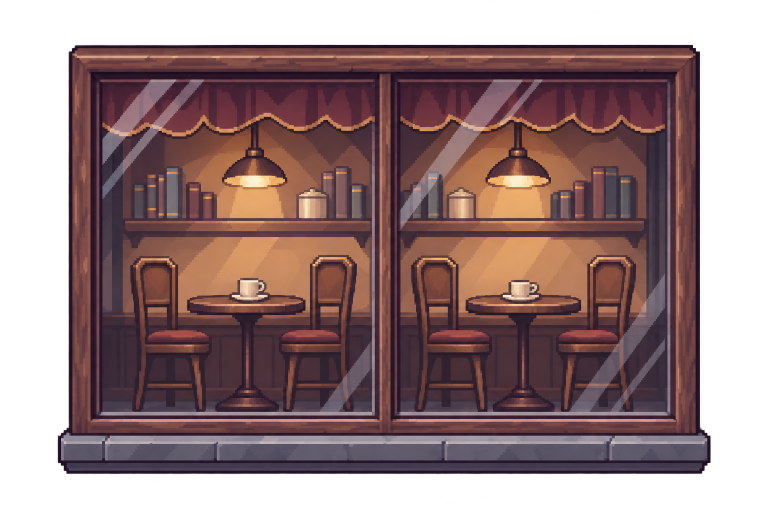
#> input picture arte/cenario_v2/mestres_gerados/vitrine_cafe.png, 1536 x 1024 px, found by its file name (shown at 1/2 size)
$ python converter_mestres.py sob-medida arte/cenario_v2/mestres_gerados/vitrine_cafe.png 184 104 saida.png
#> lines starting #> are read from the running program, lines starting #| are printed output that depends on the picture; after the words box and inside, x2 and y2 are one past the last pixel; in counts of white or black regions, pixels touching at a corner belong together
#!/usr/bin/env python3
"""Converte os mestres gerados (arte/cenario_v2/mestres_gerados) para a grade de pixels do jogo.

Lote (todos os objetos do manifesto, numa densidade):
    python3 tools/converter_mestres.py lote arte/cenario_v2/MANIFESTO_MODELOS.json arte/cenario_v2/mestres_gerados \\
        arte/cenario_v2/nativos 2 arte/cenario_v2/densidade_2

Sob medida (uma peça esticada para um retângulo exato, em pixels de arte; usado nas vitrines que cobrem janelas):
    python3 tools/converter_mestres.py sob-medida arte/cenario_v2/mestres_gerados/vitrine_cafe.png 184 104 saida.png

- densidade: px de arte por px de mundo (o pacote V2 veio em 4; o chão da rua é 2).
- Os "nativos" saem do Pixel Snapper (MIT; github.com/Hugo-Dz/spritefusion-pixel-snapper), que acha a grade dos
  pixels falsos de cada mestre e devolve a imagem com 1 pixel por bloco. Instalação isolada:
      python3 -m venv /tmp/ps && /tmp/ps/bin/pip install pixel-snapper
      /tmp/ps/bin/pixel-snapper arte/cenario_v2/mestres_gerados/<nome>.png arte/cenario_v2/nativos/<nome>.png 96
  Funciona nos mestres (pixels falsos nítidos); NÃO serve para a Kamila e outros sprites de bordas suaves.
Passos: recorta a área visível; reduz por média de área (cor pré-multiplicada); alfa 0/255; paleta limitada sem pontilhado;
refaz o contorno de 1 px (mais escuro embaixo/à direita, mais leve em cima/à esquerda, sempre rumo ao escuro comum #1d1927).
"""
import json
import pathlib
import sys

import numpy as np
from PIL import Image

ESCURO = np.array([0x1d, 0x19, 0x27], np.float64) / 255


def recorte(im):
    im = im.convert('RGBA')
#> im is the input picture: PIL image 1536x1024 RGBA; mean R, G, B, A 85.6, 56.6, 59.5, 174.4
    return im.crop(im.getchannel('A').point(lambda v: 255 if v >= 128 else 0).getbbox())
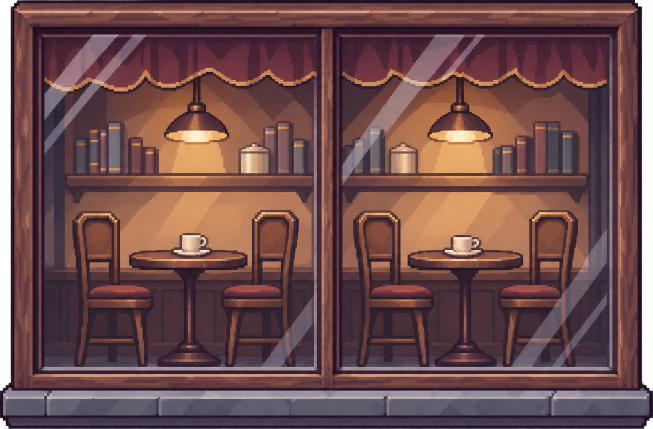
#> returned value: PIL image 1305x858 RGBA (shown at 1/2 size); mean R, G, B, A 104.9, 70, 70.7, 244.9; transparent parts drawn white


def reduzir(im, w, h):
#> called with w = 184, h = 104
    a = np.asarray(im.convert('RGBA')).astype(np.float64) / 255
    pre = np.concatenate([a[..., :3] * a[..., 3:4], a[..., 3:4]], axis=2)
    r = np.asarray(Image.fromarray((pre * 255).round().astype(np.uint8), 'RGBA').resize((w, h), Image.BOX)).astype(np.float64) / 255
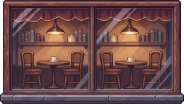
#> r: shape (104, 184, 4) float64; mean R, G, B, A 0.399, 0.267, 0.268, 0.96; transparent parts drawn white
    al = r[..., 3]
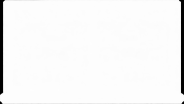
#> al: shape (104, 184) float64; min 0, max 0.996, mean 0.96
    cor = np.where(al[..., None] > 1e-6, r[..., :3] / np.maximum(al[..., None], 1e-6), 0)
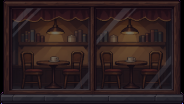
#> cor: shape (104, 184, 3) float64; mean R, G, B 0.403, 0.27, 0.271; drawn with min black and max white
#> in peca, `cor, op = reduzir(fonte, w, h)`: op: shape (104, 184) bool; 97% white; 4 black regions (2 under 20 px), largest, box (x1, y1, x2, y2) and area: (0, 0, 5, 95) 285, (179, 0, 184, 95) 285
    return cor, al >= .5


def paleta(cor, n):
#> called with n = 64
    img = Image.fromarray((cor * 255).round().clip(0, 255).astype(np.uint8), 'RGB')
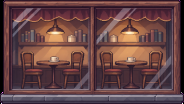
#> img: PIL image 184x104 RGB; mean R, G, B 102.8, 68.7, 69.1
    q = img.quantize(colors=n, method=Image.Quantize.MEDIANCUT, dither=Image.Dither.NONE).convert('RGB')
    return np.asarray(q).astype(np.float64) / 255
#> returned value: shape (104, 184, 3) float64


def contorno(cor, op):
    h, w = op.shape; out = cor.copy()
#> after `h, w = op.shape`: h = 104; w = 184
    lum = cor @ np.array([.2126, .7152, .0722])
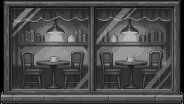
#> lum: shape (104, 184) float64; min 0, max 0.719, mean 0.297
    for y in range(h):
        for x in range(w):
            if not op[y, x] or lum[y, x] < .13:
                continue
            viz = lambda dx, dy: 0 <= x + dx < w and 0 <= y + dy < h and op[y + dy, x + dx]
            sombra = not viz(1, 0) or not viz(0, 1)
            luz = not viz(-1, 0) or not viz(0, -1)
            if sombra or luz:
                k = .62 if sombra else .34
                out[y, x] = cor[y, x] * (1 - k) + ESCURO * k
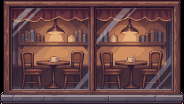
#> out: shape (104, 184, 3) float64; mean of channels 0, 1, 2 0.402, 0.269, 0.27; drawn as R, G, B
    return out


def peca(fonte, w, h, cores=64):
    """Converte a imagem (já recortada) num retângulo w x h de pixels de arte."""
    cor, op = reduzir(fonte, w, h)
    cor = contorno(paleta(cor, cores), op)
    out = np.zeros((h, w, 4), np.uint8); out[..., :3] = (cor * 255).round().clip(0, 255); out[..., 3] = op * 255
    return Image.fromarray(out, 'RGBA')


def lote(man_arq, mestres, nativos, D, saida, cores=64):
    mestres, nativos, saida = pathlib.Path(mestres), pathlib.Path(nativos), pathlib.Path(saida); saida.mkdir(parents=True, exist_ok=True)
    man = json.load(open(man_arq, encoding='utf-8'))
    res = {'densidade': D, 'origem': 'arte/cenario_v2 (mestres), convertidos por tools/converter_mestres.py', 'assets': []}
    for a in man['assets']:
        n, cb = a['id'], a['contentBounds']
        W, H = round(a['width'] / 4 * D), round(a['height'] / 4 * D)
        cw, ch = max(1, round(cb['width'] / 4 * D)), max(1, round(cb['height'] / 4 * D))
        ox, oy = round(cb['left'] / 4 * D), round(cb['top'] / 4 * D)
        fonte, tipo = None, 'mestre'
        nat = nativos / f'{n}.png'
        if nat.exists():
            s = recorte(Image.open(nat))
            if s.width >= cw * .95 and s.height >= ch * .95:
                fonte, tipo = s, 'nativo'
        if fonte is None:
            fonte = recorte(Image.open(mestres / f'{n}.png'))
        tela = Image.new('RGBA', (W, H), (0, 0, 0, 0)); tela.alpha_composite(peca(fonte, cw, ch, cores), (ox, oy))
        tela.save(saida / f'{n}.png')
        res['assets'].append({'id': n, 'width': W, 'height': H, 'anchorPx': {'x': round(a['anchorPx']['x'] / 4 * D, 2), 'y': round(a['anchorPx']['y'] / 4 * D, 2)},
                              'anchorType': a['anchorType'], 'fonte': tipo})
        print(f'{n:16} {W}x{H}  conteúdo {cw}x{ch}  de {tipo} {fonte.size}')
    json.dump(res, open(saida / 'MANIFESTO.json', 'w', encoding='utf-8'), ensure_ascii=False, indent=1)


if __name__ == '__main__':
    modo = sys.argv[1]
    if modo == 'lote':
        lote(sys.argv[2], sys.argv[3], sys.argv[4], float(sys.argv[5]), sys.argv[6], int(sys.argv[7]) if len(sys.argv) > 7 else 64)
    elif modo == 'sob-medida':
        w, h = int(sys.argv[3]), int(sys.argv[4])
        peca(recorte(Image.open(sys.argv[2])), w, h, int(sys.argv[6]) if len(sys.argv) > 6 else 64).save(sys.argv[5])
        print(sys.argv[5], w, h)
#| saida.png 184 104
    else:
        sys.exit('modo: lote | sob-medida')

$ run again, with arte/cenario_v2/mestres_gerados/arvore_seca.png copied over arte/cenario_v2/mestres_gerados/vitrine_cafe.png
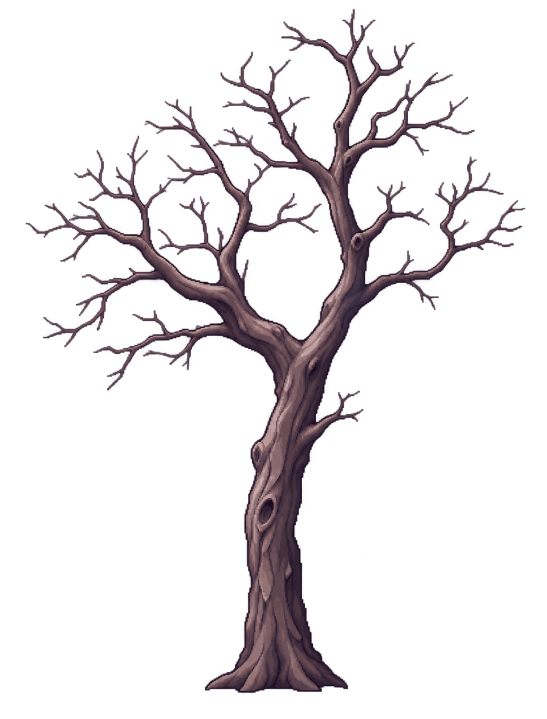
#> input picture arte/cenario_v2/mestres_gerados/arvore_seca.png, 1093 x 1438 px, found by its file name (shown at 1/2 size)
#> in recorte, im is the input picture: PIL image 1093x1438 RGBA; mean R, G, B, A 14.8, 10, 12.5, 32.4
#> in peca, `cor, op = reduzir(fonte, w, h)`:
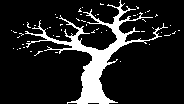
#> op: shape (104, 184) bool; 14% white; 54 white regions (53 under 20 px), largest, box (x1, y1, x2, y2) and area: (25, 0, 168, 104) 2513
#> h = 104; w = 184
#> in peca, `out[..., 3] = op * 255`:
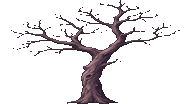
#> out: shape (104, 184, 4); mean of channels 0, 1, 2, 3 26.5, 19.2, 24.2, 35.6; transparent parts drawn white
#| saida.png 184 104

$ run again, with arte/cenario_v2/mestres_gerados/lixeira_metal.png copied over arte/cenario_v2/mestres_gerados/vitrine_cafe.png
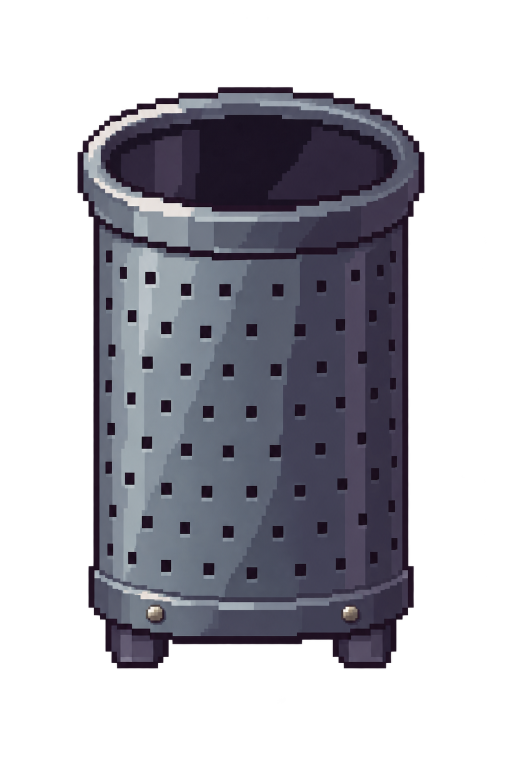
#> input picture arte/cenario_v2/mestres_gerados/lixeira_metal.png, 1018 x 1544 px, found by its file name (shown at 1/2 size)
#> in recorte, im is the input picture: PIL image 1018x1544 RGBA; mean R, G, B, A 36.7, 36.4, 43.7, 113.1
#> op: shape (104, 184) bool; 86.8% white; 5 black regions, box (x1, y1, x2, y2) and area: (0, 19, 21, 104) 793, (164, 19, 184, 104) 792, (43, 99, 141, 104) 384, (0, 0, 74, 12) 283, (114, 0, 184, 12) 267
#> h = 104; w = 184
#> in peca, `out[..., 3] = op * 255`:
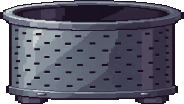
#> out: shape (104, 184, 4); mean of channels 0, 1, 2, 3 71.8, 71.3, 85.8, 221.4; transparent parts drawn white
#| saida.png 184 104
